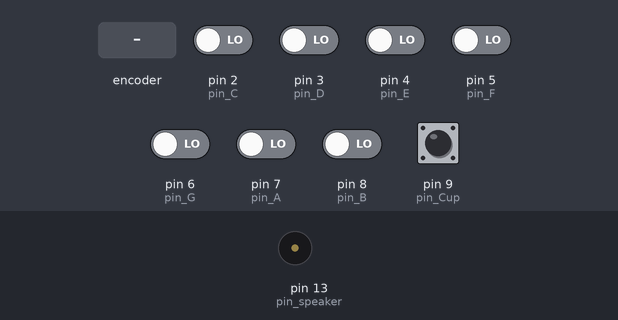
A sketch run on a simulated Arduino Uno, built with avr-gcc and run on an emulated ATmega328P. Parts: buzzer (waves = sounding). Inputs (shaded band) come from the test bench; at power-on: pin 2 (pin_C), pin 3 (pin_D), pin 4 (pin_E), pin 5 (pin_F), pin 6 (pin_G), pin 7 (pin_A), pin 8 (pin_B), pin 9 (pin_Cup) LOW.

Above: at 1.2 s.
1.3 s: rotary encoder on pin 7 (pin_A) / pin 8 (pin_B) turned 3 steps (first pin leading)
At 3.1 s:
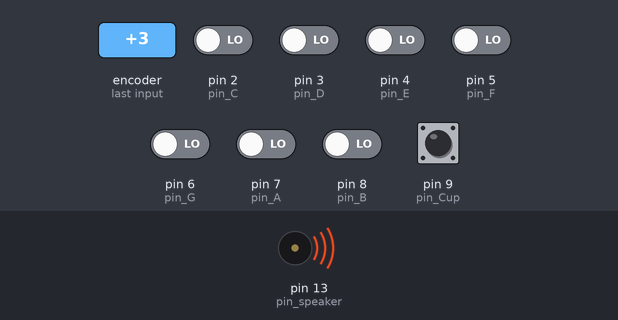
Timing chart, 0 to 4.6 s (numbered marks = the images above; inputs shaded):
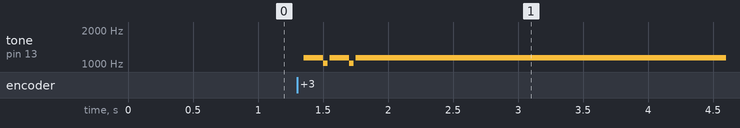

The sketch:

using_piezo_buzzer_and_push_buttons.ino
```cpp
// program for a simple 8-key elctronic piano
// digital pins 2-9 are connected to push buttons and piezo buzzer is connected to pin 13

int pin_C = 2;
int pin_D = 3;
int pin_E = 4;
int pin_F = 5;
int pin_G = 6;
int pin_A = 7;
int pin_B = 8;
int pin_Cup = 9;

int pin_speaker = 13;

int note_C = 0;
int note_D = 0;
int note_E = 0;
int note_F = 0;
int note_G = 0;
int note_A = 0;
int note_B = 0;
int note_Cup = 0;

int tones[] = { 1915, 1700, 1519, 1432, 1275, 1136, 1014, 956 };
int Cur_tone = 0;

void setup()
{
  pinMode(pin_C, INPUT);
  pinMode(pin_D, INPUT);
  pinMode(pin_E, INPUT);
  pinMode(pin_F, INPUT);
  pinMode(pin_G, INPUT);
  pinMode(pin_A, INPUT);
  pinMode(pin_B, INPUT);
  pinMode(pin_Cup, INPUT);
  pinMode(pin_speaker, OUTPUT);
}

void loop()
{
  note_C = digitalRead(pin_C);
  note_D = digitalRead(pin_D);
  note_E = digitalRead(pin_E);
  note_F = digitalRead(pin_F);
  note_G = digitalRead(pin_G);
  note_A = digitalRead(pin_A);
  note_B = digitalRead(pin_B);
  note_Cup = digitalRead(pin_Cup);
  if((note_C == HIGH) || (note_E == HIGH) ||
     (note_G == HIGH) || (note_D == HIGH) ||
     (note_F == HIGH) || (note_A == HIGH) ||
     (note_B == HIGH) || (note_Cup == HIGH))
  {
    if (note_C == HIGH)
    {
      Cur_tone = tones[0];
    }
    else if (note_E == HIGH)
    {
      Cur_tone = tones[1];
    }
    else if (note_G == HIGH)
    {
      Cur_tone = tones[2];
    }
    else if (note_D == HIGH)
    {
      Cur_tone = tones[3];
    }
    else if (note_F == HIGH)
    {
      Cur_tone = tones[4];
    }
    else if (note_A == HIGH)
    {
      Cur_tone = tones[5];
    }
    else if (note_B == HIGH)
    {
      Cur_tone = tones[6];
    }
    else if (note_Cup == HIGH)
    {
      Cur_tone = tones[7];
    }
    tone(pin_speaker, Cur_tone, 10);
  }
  else
  {
    noTone(10);
  }
}
```

Measured:
- after the input at 1.3 s, tone on pin 13 (pin_speaker): plays 1136 Hz for 0.15 s, 1014 Hz for 0.03 s, 1136 Hz for 0.15 s, 1014 Hz for 0.03 s, 1136 Hz for 7.6 s, starting after 0.05 s
